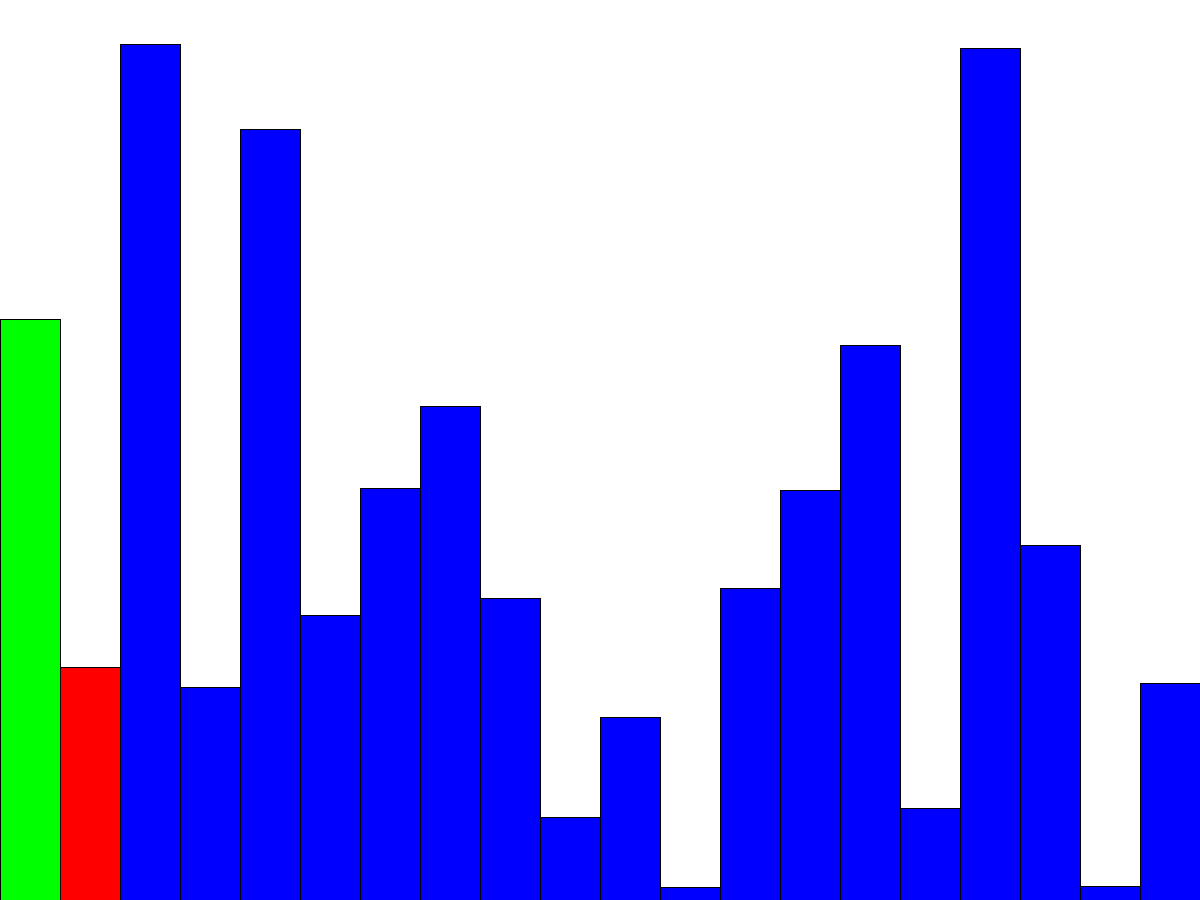
Frame 1 (no input)
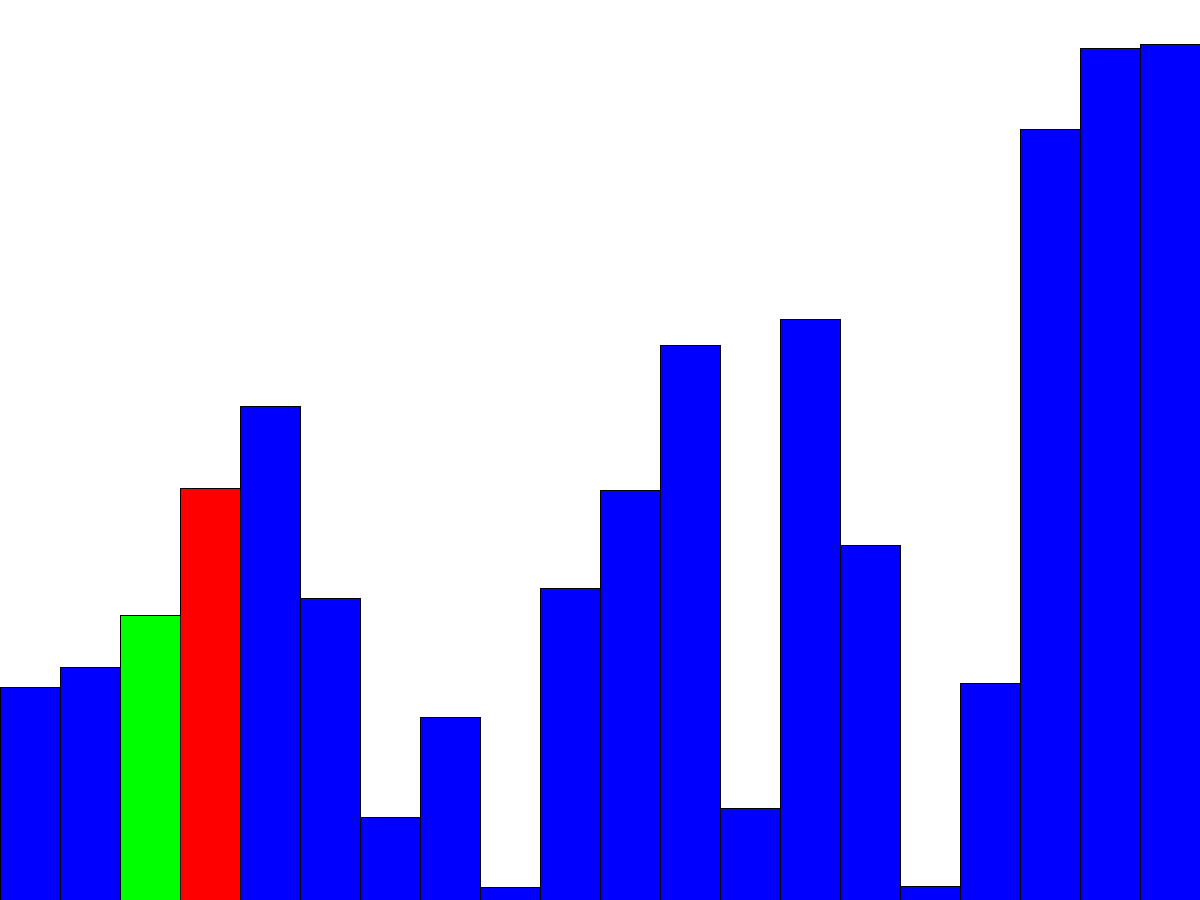
Frame 60 (the mouse pressed at the canvas centre just before this capture)
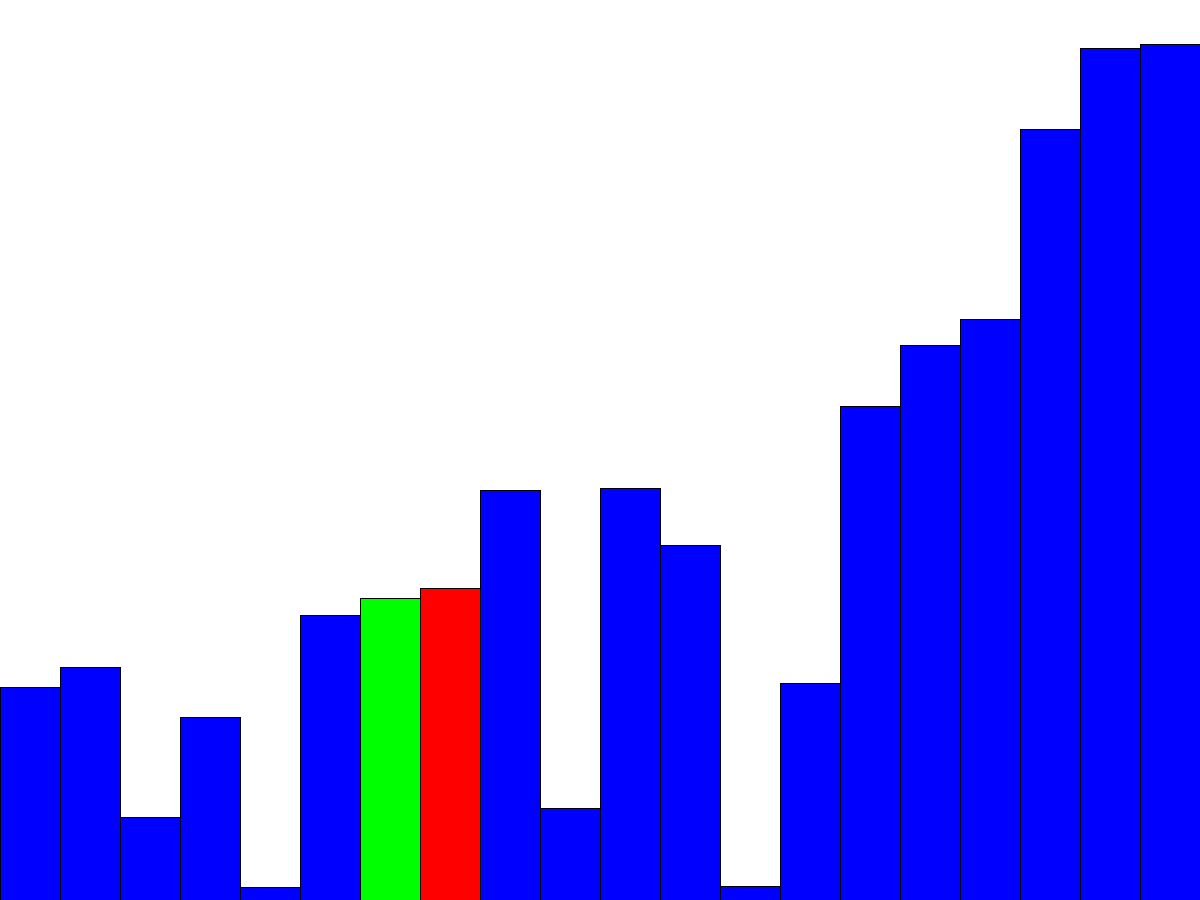
Frame 120 (the mouse held since frame 60 and released just before this capture)

The Processing sketch that drew these frames (run headless with seeded random() and noise(); from frame 60 on, the mouse is pressed at the canvas centre):

// Processing sketch: sorting
// ── sorting.pde
//Bubble or Selection Sort
//10/30/18

//declare and init variables
//number of numbers in the array
int numNumbers =20;
//list of numbers that  I'm going to sort
int [] numbers = new int [numNumbers];
//this is probably the width of the rectangles
float rectWidth =1.0;
//this probably controls what step we're at???
int step =0;
//this should be about if the array is sorted.
boolean sorted = false;



void setup() {
  //window setup
  size(1200, 900);
  background(255);
  frameRate(10);
  //populate with random numbers up to the height of the screen
  for (int i =0; i <numbers.length; i++) {
    numbers[i] = int(random(height));
  }
  //recalculate rect width
  rectWidth = width/numNumbers;
  
 //call drawRect pass -1 and -1.
  drawRect(-1, -1);
}

void draw() {
  //background(255);
  if (!sorted()) {
    bubbleSortStep(step);
    step = (step+1)%(numbers.length -1);
  } else {
    drawRect(-1, -1);
  }
}

boolean sorted() {
  for (int i =0; i <numbers.length-1; i++) {
    if (numbers[i]>numbers[i+1]) {
      return false;
    }
  }
  return true;
}

void mousePressed() {
  bubbleSortStep(step);
  step = (step+1)%(numbers.length -1);
}

void bubbleSortStep(int i) {
  drawRect(i, i+1);
  if (numbers[i]>numbers[i+1]) {
    int temp = numbers[i];
    numbers[i] =numbers[i+1];
    numbers[i+1] = temp;
  }
}

//takes two args, the indexes of the rectangles being compared...
void drawRect(int a, int b) {
  background(255);
  for (int i =0; i <numbers.length; i++) {
    if (i ==a ) {
      //fill to green
      fill(0, 255, 0);
    } else if (i==b) {
      //fill to red
      fill(255, 0, 0);
    } else {
      //fill to blue
      fill(0, 0, 255);
    }
    //rectangles drawn from bottom of screen up.
    //note the height is negative... this still works...
    rect(i*rectWidth, height, rectWidth, -numbers[i]);
  }
}
